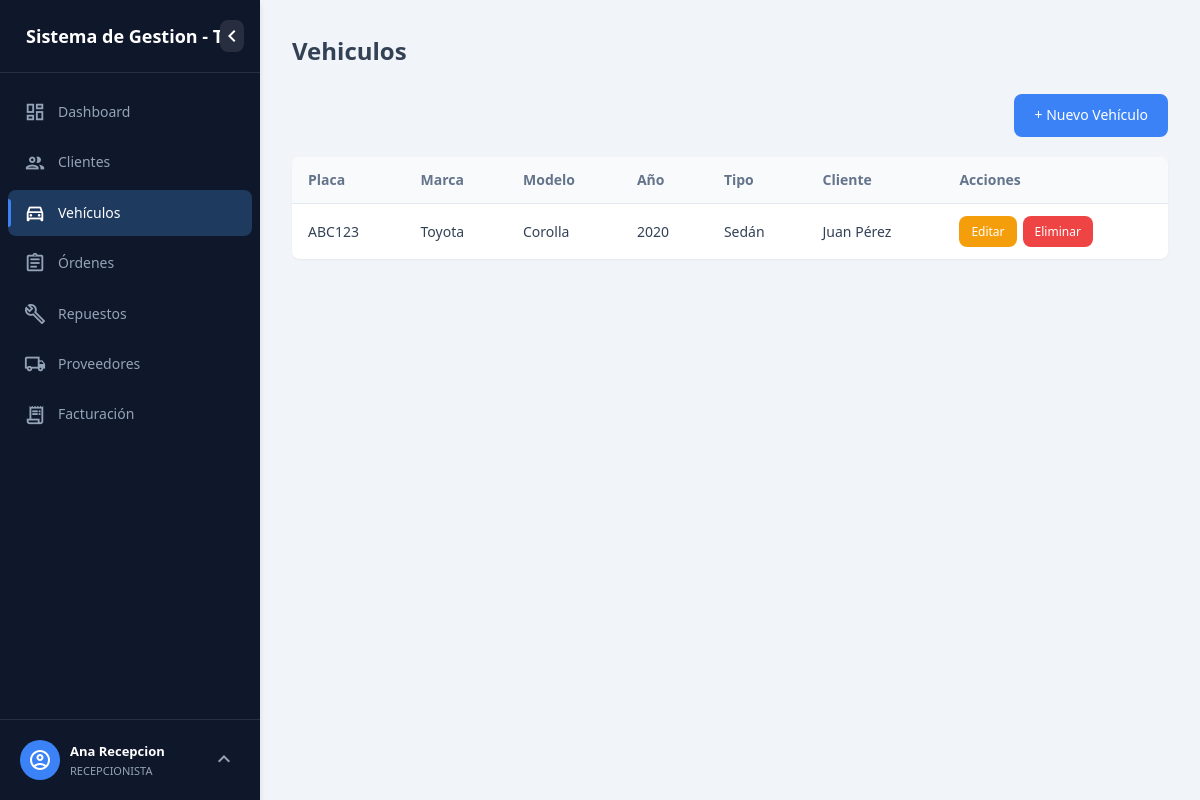
/vehiculos (signed in), run on the app's committed database.
### tables this page shows
CREATE TABLE IF NOT EXISTS `vehiculos` (
  `placa` varchar(15) NOT NULL,
  `marca` varchar(50) NOT NULL,
  `modelo` varchar(50) NOT NULL,
  `anio` int NOT NULL,
  `tipo` varchar(30) NOT NULL,
  `id_cliente` int NOT NULL,
  PRIMARY KEY (`placa`),
  KEY `id_cliente` (`id_cliente`),
  CONSTRAINT `vehiculos_ibfk_1` FOREIGN KEY (`id_cliente`) REFERENCES `clientes` (`id_cliente`) ON DELETE CASCADE
);

CREATE TABLE IF NOT EXISTS `clientes` (
  `id_cliente` int NOT NULL AUTO_INCREMENT,
  `nombre` varchar(100) NOT NULL,
  `telefono` varchar(20) DEFAULT NULL,
  `rnt_dni` varchar(20) NOT NULL,
  `estado_activo` tinyint(1) DEFAULT '1',
  PRIMARY KEY (`id_cliente`),
  UNIQUE KEY `rnt_dni` (`rnt_dni`)
);

### src/Controllers/ControladorVehiculos.php (called while the page is built, shortened)
<?php
class ControladorVehiculos extends Controlador
{
    private Vehiculo $vehiculoModel;
    public function __construct()
    {
        $this->vehiculoModel = new Vehiculo();
    }
    public function index(): void
    {
        $vehiculos = $this->vehiculoModel->obtenerTodos();
        $data = [
            'title'       => 'Listado de Vehiculos',
            'pageTitle'   => 'Vehiculos',
            'currentPage' => 'vehiculos',
            'vehiculos'   => $vehiculos,
        ];
        $this->renderWithLayout('vehiculos/index', $data);
    }
}

### src/Routes/Enrutador.php (called while the page is built, shortened)
<?php
class Enrutador
{
    private string $defaultMethod = 'index';
    public function dispatch(string $url): void
    {
        $url = filter_var(trim($url), FILTER_SANITIZE_URL);
        $url = rtrim($url, '/');
        $urlParts = !empty($url) ? explode('/', $url) : [];
        if (!empty($urlParts[0])) {
            array_shift($urlParts);
        }
        $methodName = $this->defaultMethod;
        $params = $urlParts;
        $controller = new $controllerClass();
        call_user_func_array([$controller, $methodName], $params);
    }
}

### public/index.php (called while the page is built, shortened)
<?php
$url = isset($_GET['url']) ? $_GET['url'] : '';
$router = new Enrutador();
$router->dispatch(trim($url, '/'));

### src/bd/BaseDatos.php (called while the page is built, shortened)
<?php
class BaseDatos
{
    private static ?PDO $instance = null;
    private static function buildCallSql(string $procedure, array $params): string
    {
        if (empty($params)) {
            return "CALL $procedure";
        }
        $keys = array_keys($params);
        $placeholders = array_map(function ($key) {
            return is_string($key) ? $key : '?';
        }, $keys);
        return "CALL $procedure(" . implode(', ', $placeholders) . ")";
    }
    public static function getConnection(): PDO
    {
        if (self::$instance === null) {
            $dsn = sprintf(
                'mysql:host=%s;port=%s;dbname=%s;charset=%s',
                DB_HOST,
                DB_PORT,
                DB_NAME,
                DB_CHARSET
            );
            try {
                self::$instance = new PDO($dsn, DB_USER, DB_PASS, [
                    PDO::ATTR_ERRMODE            => PDO::ERRMODE_EXCEPTION,
                    PDO::ATTR_DEFAULT_FETCH_MODE => PDO::FETCH_ASSOC,
                    PDO::ATTR_EMULATE_PREPARES   => false,
                ]);
                self::$instance->exec("SET NAMES 'utf8mb4' COLLATE 'utf8mb4_unicode_ci'");
                self::$instance->exec("SET time_zone = '-06:00'");
            } catch (PDOException $e) {
                error_log('Error de conexion BD: ' . $e->getMessage());
                throw new Exception('Error al conectar con la base de datos. Contacte al administrador.');
            }
        }
        return self::$instance;
    }
    public static function executeProcedure(string $procedure, array $params = []): array
    {
        $pdo = self::getConnection();
        $sql = self::buildCallSql($procedure, $params);
        $stmt = $pdo->prepare($sql);
        $stmt->execute();
        $results = [];
        try {
            $results = $stmt->fetchAll();
        } catch (PDOException $e) {}
        return $results;
    }
}

### src/Core/Modelo.php (called while the page is built, shortened)
<?php
class Modelo
{
    protected function callProcedure(string $procedure, array $params = []): array
    {
        return BaseDatos::executeProcedure($procedure, $params);
    }
}

### src/Models/Vehiculo.php (called while the page is built, shortened)
<?php
class Vehiculo extends Modelo
{
    public function obtenerTodos(): array
    {
        return $this->callProcedure('sp_listar_vehiculos');
    }
}

### views/vehiculos/index.php (the view)
<div class="toolbar">
    <a href="<?= APP_URL ?>/vehiculos/crear" class="btn btn-primary">
        + Nuevo Vehículo
    </a>
</div>
<div class="table-responsive">
    <table class="table">
        <thead>
            <tr>
                <th>Placa</th>
                <th>Marca</th>
                <th>Modelo</th>
                <th>Año</th>
                <th>Tipo</th>
                <th>Cliente</th>
                <th>Acciones</th>
            </tr>
        </thead>
        <tbody>
            <?php if (empty($vehiculos)): ?>
                <tr>
                    <td colspan="7" class="text-center">No hay vehículos registrados.</td>
                </tr>
            <?php else: ?>
                <?php foreach ($vehiculos as $v): ?>
                    <tr>
                        <td><?= htmlspecialchars($v['placa']) ?></td>
                        <td><?= htmlspecialchars($v['marca']) ?></td>
                        <td><?= htmlspecialchars($v['modelo']) ?></td>
                        <td><?= $v['anio'] ?></td>
                        <td><?= htmlspecialchars($v['tipo']) ?></td>
                        <td><?= htmlspecialchars($v['nombre_cliente']) ?></td>
                        <td class="actions">
                            <a href="<?= APP_URL ?>/vehiculos/editar/<?= urlencode($v['placa']) ?>" class="btn btn-sm btn-edit">Editar</a>
                            <a href="<?= APP_URL ?>/vehiculos/eliminar/<?= urlencode($v['placa']) ?>"
                               class="btn btn-sm btn-delete"
                               onclick="return confirm('¿Está seguro de eliminar este vehículo?')">Eliminar</a>
                        </td>
                    </tr>
                <?php endforeach; ?>
            <?php endif; ?>
        </tbody>
    </table>
</div>

### public/assets/css/main.css (style rules this page uses)
:root { --sidebar-width: 260px; --sidebar-collapsed-width: 70px; --sidebar-bg: #0f172a; --sidebar-hover: #1e293b; --sidebar-active: #1e3a5f; --accent-color: #3b82f6; --accent-hover: #2563eb; --text-primary: #334155; --text-secondary: #64748b; --text-light: #94a3b8; --white: #ffffff; --bg-main: #f1f5f9; --shadow-sm: 0 1px 2px rgba(0, 0, 0, 0.05); --shadow-md: 0 4px 6px rgba(0, 0, 0, 0.1); --transition: all 0.3s cubic-bezier(0.4, 0, 0.2, 1); --radius: 8px; }
*, *::before, *::after { box-sizing: border-box; margin: 0; padding: 0; }
body { font-family: 'Segoe UI', system-ui, -apple-system, sans-serif; font-size: 14px; color: var(--text-primary); background-color: var(--bg-main); line-height: 1.6; }
a { text-decoration: none; color: inherit; }
.btn { display: inline-flex; align-items: center; gap: 6px; padding: 10px 20px; border-radius: var(--radius); font-size: 14px; font-weight: 500; border: none; cursor: pointer; transition: var(--transition); }
.btn-primary { background: var(--accent-color); color: var(--white); }
.btn-sm { padding: 6px 12px; font-size: 12px; }
.btn-edit { background: #f59e0b; color: var(--white); }
.btn-delete { background: #ef4444; color: var(--white); }
.table-responsive { overflow-x: auto; border-radius: var(--radius); box-shadow: var(--shadow-sm); }
.table { width: 100%; border-collapse: collapse; background: var(--white); }
.table th, .table td { padding: 12px 16px; text-align: left; border-bottom: 1px solid #e2e8f0; font-size: 14px; }
.table th { background: #f8fafc; font-weight: 600; color: var(--text-secondary); white-space: nowrap; }
.table tbody tr:last-child td { border-bottom: none; }
.actions { display: flex; gap: 6px; }
.actions .btn { padding: 6px 12px; }
.toolbar { display: flex; justify-content: flex-end; margin-bottom: 20px; }

### data on the page
vehiculos: placa "ABC123", marca "Toyota", modelo "Corolla", anio "2020", tipo "Sedán", id_cliente.nombre "Juan Pérez"

### other printed values
APP_NAME "Sistema de Gestion -…"
$_SESSION['usuario_nombre'] "Ana Recepcion"
$_SESSION['usuario_rol'] "RECEPCIONISTA"
$pageTitle "Vehiculos"
